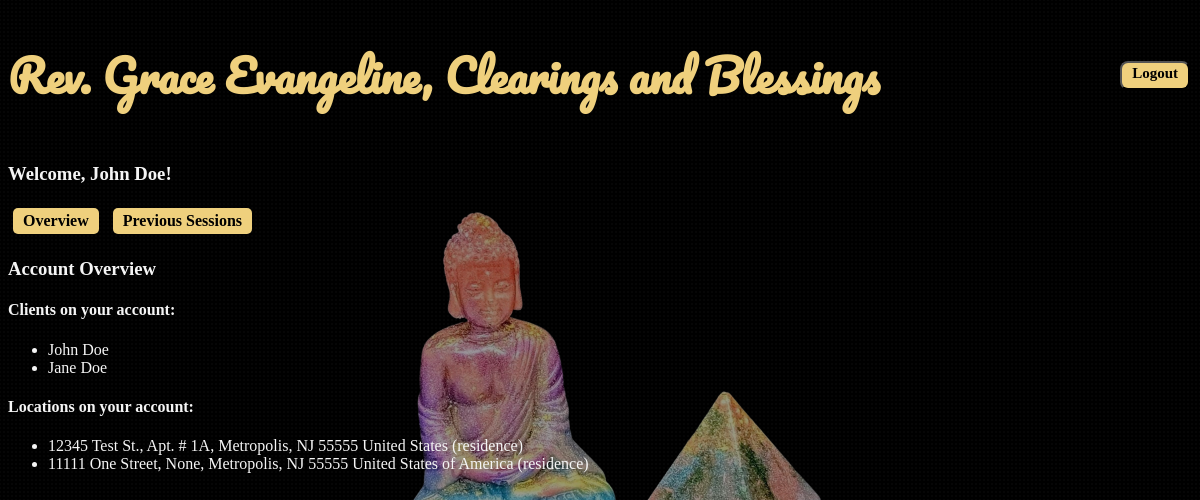
The app's page /user_overview/ (signed in) with its own data.
### app/models.py (models this page shows, shortened)
class Client(models.Model):
    profile=models.ForeignKey(Profile, on_delete=models.CASCADE, related_name="clients")
    first_name=models.CharField(max_length=15, null=True)
    last_name=models.CharField(max_length=20, null=True)
    email=models.EmailField(blank=True, null=True, unique=True)
    is_user=models.BooleanField(default=False, editable=False)
    def __str__(self):
        return f"{self.first_name} {self.last_name}"

class Location(models.Model):
    RESIDENCE = "residence"
    BUSINESS = "business"
    LOCATION_TYPE_CHOICES = [
        (RESIDENCE, "Residence"),
        (BUSINESS, "Business")
    ]
    profile=models.ForeignKey(Profile, on_delete=models.CASCADE, related_name="locations")
    location_type=models.CharField(
        max_length=20,
        choices=LOCATION_TYPE_CHOICES,
        default=RESIDENCE
    )
    street=models.CharField(max_length=20, null=True)
    street_ext=models.CharField(max_length=10, null=True, blank=True)
    city=models.CharField(max_length=20, null=True)
    state=models.CharField(max_length=20, null=True)
    zip_code=models.CharField(max_length=10, null=True)
    country=models.CharField(max_length=50, null=True)
    def __str__(self):
        return f"{self.street}, {self.street_ext}, {self.city}, {self.state} {self.zip_code} {self.country} ({self.location_type})"

### app/views.py (the view)
# urls.py: path("user_overview/", app.views.user_overview, name='user_overview'),
@login_required
def user_overview(request):
    profile = request.user.profile
    primary_client = profile.primary_client if profile.primary_client else None
    if primary_client:
        primary_client_id = request.user.id
        user_client = User.objects.get(id=primary_client_id)
        clients = Client.objects.filter(profile=user_client.profile)
        locations = Location.objects.filter(profile=user_client.profile)
        context = {
            'profile': profile,
            'user_client': user_client,
            'clients': clients,
            'locations': locations,
            'primary_client_first_name': primary_client.first_name,
            'primary_client_last_name': primary_client.last_name,
        }
    else:
        context = {
            'error': "No primary client found for your profile.",
        }
    return render(request, 'user_overview.html', context)

### app/models.py (called while the page is built)
    @property
    def primary_client(self):
        return self.clients.get(is_user=True)

### app/templates/user_overview.html
{% extends 'user_profile.html' %}
{% block content %}
    <h3>Account Overview</h3>
    <h4>Clients on your account:</h4>
    <ul>
        {% for client in clients %}
            <li>{{ client }}</li>
        {% empty %}
            <li>No clients found.</li>
        {% endfor %}
    </ul>
    <h4>Locations on your account:</h4>
    <ul>
        {% for location in locations %}
            <li>{{ location }}</li>
        {% empty %}
            <li>No locations found.</li>
        {% endfor %}
    </ul>
{% endblock %}

### app/templates/user_profile.html (shortened to what this page needs)
<!DOCTYPE html>
<html lang="en">
<head>
    <link href="https://cdn.jsdelivr.net/npm/select2@4.1.0-rc.0/dist/css/select2.min.css" rel="stylesheet" />
    {% load static %}
    <link rel="stylesheet" href="{% static 'app/css/base.css' %}">
    <link rel="stylesheet" href="{% static 'app/css/prev_location_sheets.css' %}">
    <link rel="stylesheet" href="{% static 'app/css/prev_session_sheets.css' %}">
    <link rel="stylesheet" href="{% static 'app/css/update_forms.css' %}">
</head>
<body>
    <header style="display: flex; justify-content: space-between; align-items: center;">
        <h1>Rev. Grace Evangeline, Clearings and Blessings</h1>
    <form action="{% url 'logout' %}" method="post">
        <button type="submit" class='delete-button-cancel'>Logout</button>
    </form>
    </header>
    <main>
        <div class="secondary_navbar">
            <h3>Welcome, {{ primary_client_first_name }} {{ primary_client_last_name }}!</h3>
            <a href="{% url 'user_overview' %}" class='button-link'>Overview</a>
            <a href="{% url 'user_prev_sessions' %}" class='button-link'>Previous Sessions</a>
        </div>
        {% block content %}
        {% endblock %}
    </main>
</body>
</html>

### app/static/app/css/base.css (style rules this page uses)
h1 { font-family: 'Pacifico', cursive; font-size: 44px; color: #efd07d; }
body { font-family: 'Gill Sans', cursive; color: whitesmoke; background-image: radial-gradient(rgba(255,255,255,0.04) 1px, transparent 1px), url("/static/app/images/gj_noback.png"); background-size: 4px 4px, 40%; background-repeat: repeat, no-repeat; background-position: center center; background-attachment: fixed; background-color: black; position: relative; z-index: 0; }
body::before { content: ""; position: fixed; inset: 0; background-color: rgba(0, 0, 0, 0.4); z-index: 0; pointer-events: none; }
body > * { position: relative; z-index: 1; }
.button-link { display: inline-block; padding: 4px 10px; margin: 5px; background-color: #efd07d; color: black; text-decoration: none; border-radius: 5px; font-family: 'Gill Sans', cursive; font-weight: bold; transition: background-color 0.3s; }
.delete-button-cancel { display: inline-block; padding: 2px 10px; padding-bottom: 6px; margin: 2px; background-color: #efd07d; color: black; text-decoration: none; border-radius: 8px; font-family: 'Gill Sans', cursive; font-weight: bold; font-size: 15px; transition: background-color 0.3s; }

### records on screen
Client: first_name "John", last_name "Doe", first_name+last_name "John Doe"
Client: first_name+last_name "Jane Doe"
Location: street+street_ext+city "12345 Test St., Apt. # 1A, Metropolis, NJ 55555 United States (residence)"
Location: street+street_ext+city "11111 One Street, None, Metropolis, NJ 55555 United States of America (residence)"
